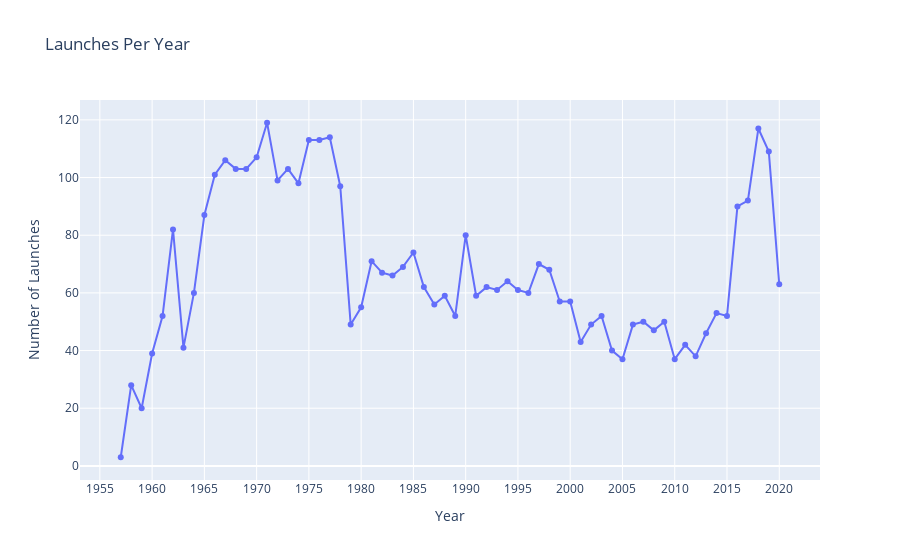

The notebook cell this image was saved under:
### Code cell
launch_per_year = cleaned_data.groupby('Year', as_index=False).agg({'Location': pd.Series.count})
chart = px.line(
    launch_per_year,
    'Year',
    'Location',
    markers = True,
    title = 'Launches Per Year',
)
chart.update_layout(
     yaxis_title = 'Number of Launches', 
     xaxis = dict(
        tickmode = 'linear',
        dtick = 5
    )
)
chart.show()

### Figure 1 — Plotly figure (JSON) as saved in the notebook; plotly's stock layout.template omitted (floating-point values rounded to 4 significant figures)
{"data": [{"hovertemplate": "Year=%{x}<br>Location=%{y}<extra></extra>", "legendgroup": "", "line": {"color": "#636efa", "dash": "solid"}, "marker": {"symbol": "circle"}, "mode": "markers+lines", "name": "", "orientation": "v", "showlegend": false, "type": "scatter", "x": [1957, 1958, 1959, 1960, 1961, 1962, 1963, 1964, 1965, 1966, 1967, 1968, 1969, 1970, 1971, 1972, 1973, 1974, 1975, 1976, 1977, 1978, 1979, 1980, 1981, 1982, 1983, 1984, 1985, 1986, 1987, 1988, 1989, 1990, 1991, 1992, 1993, 1994, 1995, 1996, 1997, 1998, 1999, 2000, 2001, 2002, 2003, 2004, 2005, 2006, 2007, 2008, 2009, 2010, 2011, 2012, 2013, 2014, 2015, 2016, 2017, 2018, 2019, 2020], "xaxis": "x", "y": [3, 28, 20, 39, 52, 82, 41, 60, 87, 101, 106, 103, 103, 107, 119, 99, 103, 98, 113, 113, 114, 97, 49, 55, 71, 67, 66, 69, 74, 62, 56, 59, 52, 80, 59, 62, 61, 64, 61, 60, 70, 68, 57, 57, 43, 49, 52, 40, 37, 49, 50, 47, 50, 37, 42, 38, 46, 53, 52, 90, 92, 117, 109, 63], "yaxis": "y"}], "layout": {"legend": {"tracegroupgap": 0}, "title": {"text": "Launches Per Year"}, "xaxis": {"anchor": "y", "domain": [0, 1], "dtick": 5, "tickmode": "linear", "title": {"text": "Year"}}, "yaxis": {"anchor": "x", "domain": [0, 1], "title": {"text": "Number of Launches"}}}}
